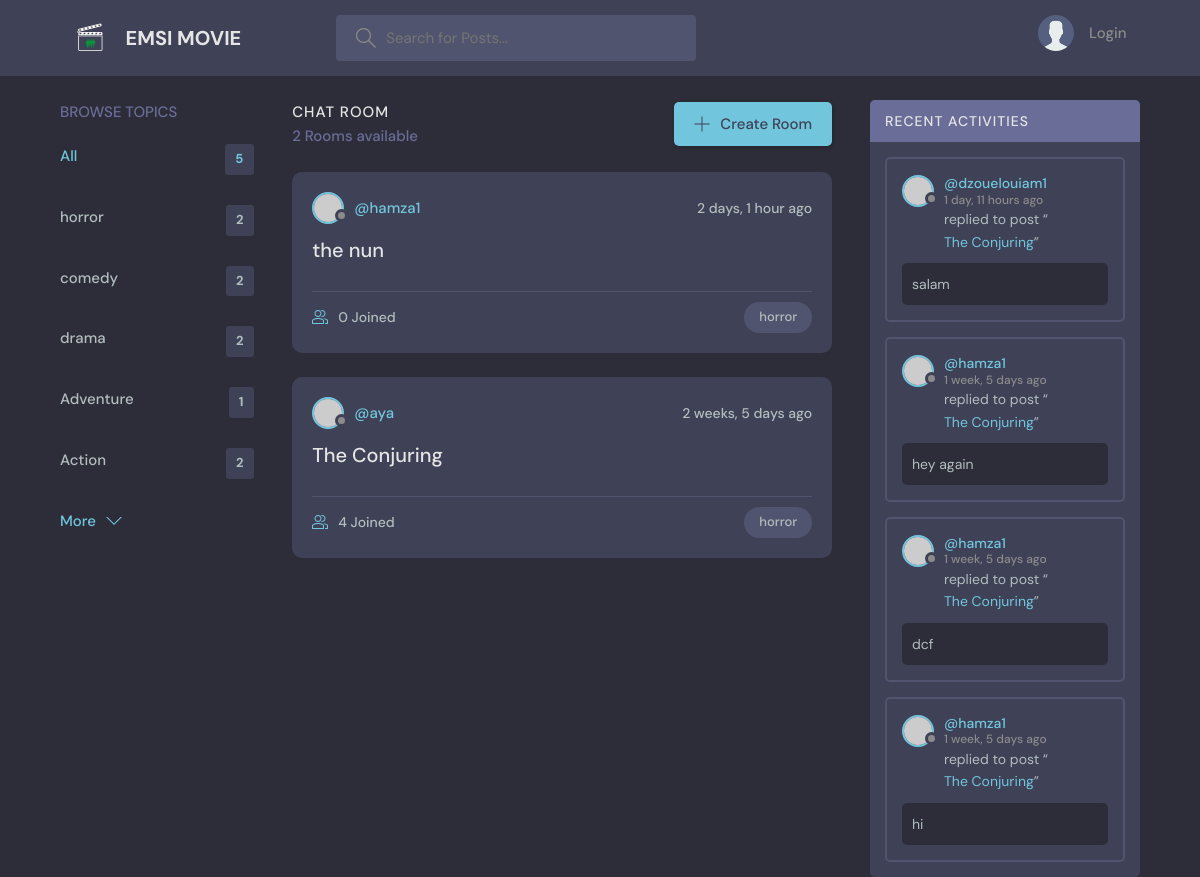
The page /?q=horror on the database its author committed.
### base/models.py (models this page shows, shortened)
class Topic(models.Model):
    name = models.CharField(max_length=200)

class Room(models.Model):
    host = models.ForeignKey(User, on_delete=models.SET_NULL, null=True)
    topic = models.ForeignKey(Topic, on_delete=models.SET_NULL, null=True)
    name = models.CharField(max_length=200)
    description = models.TextField(null=True, blank=True)
    participants =  models.ManyToManyField(
        User, related_name='participants', blank=True)
    updated = models.DateTimeField(auto_now=True)
    created = models.DateTimeField(auto_now_add=True)
    class Meta:
        ordering = [ '-updated', '-created'] #records will be sorted in descending order
    def __str__(self):
        return self.name

class Message(models.Model):
    user = models.ForeignKey(User, on_delete=models.CASCADE)
    room = models.ForeignKey(Room, on_delete=models.CASCADE) #models.SET_NULL
    body = models.TextField()
    updated = models.DateTimeField(auto_now=True)
    created = models.DateTimeField(auto_now_add=True)
    class Meta:
        ordering = [ '-updated', '-created']

### base/views.py (the view)
# urls.py: path('',views.home, name="home"),
def home(request):
    q = request.GET.get('q') if request.GET.get('q') != None else ''
    rooms = Room.objects.filter(
        Q(topic__name__icontains=q) |
        Q(name__icontains=q) |
        Q(description__icontains=q)
    )
    topics = Topic.objects.all()
    room_count = rooms.count()
    room_messages = Message.objects.filter(Q(room__topic__name__icontains=q))
    context = {'rooms': rooms, 'topics': topics,
    'room_count': room_count, 'room_messages': room_messages}
    return render(request, 'base/home.html',context )

### base/templates/base/home.html (shortened to what this page needs)
{% extends 'main.html' %} {% block content %}
<main class="layout layout--3">
  <div class="container">
    {% include 'base/topics_component.html'%}
    <div class="roomList">
      <div class="roomList__header">
        <div>
          <h2>Chat Room</h2>
          <p>{{room_count}} Rooms available</p>
        </div>
        <a class="btn btn--main" href="create-room">
          <svg
            version="1.1"
            xmlns="http://www.w3.org/2000/svg"
            width="32"
            height="32"
            viewBox="0 0 32 32"
          >
            <title>add</title>
            <path
              d="M16.943 0.943h-1.885v14.115h-14.115v1.885h14.115v14.115h1.885v-14.115h14.115v-1.885h-14.115v-14.115z"
            ></path>
          </svg>
          Create Room
        </a>
      </div>
      {% include 'base/feed_component.html' %}
    </div>
    {% include 'base/activity_component.html' %}
  </div>
</main>
{% endblock %}

### base/templates/base/topics_component.html
<div class="topics">
    <div class="topics__header">
      <h2>Browse Topics</h2>
    </div>
    <ul class="topics__list">
      <li>
        <a href="{% url 'home' %}" class="active">All <span>{{topics.count}}</span></a>
      </li>
        {% for topic in topics %}
      <li>
        <a href="{% url 'home' %}?q={{topic.name}}">{{topic.name}}<span>{{topic.room_set.all.count}}</span></a>
      </li>
      {% endfor %}
    </ul>
    <a class="btn btn--link" href="{% url 'topics' %}">
      More
      <svg version="1.1" xmlns="http://www.w3.org/2000/svg" width="32" height="32" viewBox="0 0 32 32">
        <title>chevron-down</title>
        <path d="M16 21l-13-13h-3l16 16 16-16h-3l-13 13z"></path>
      </svg>
    </a>
  </div>

### base/templates/base/feed_component.html (shortened to what this page needs)
{% for room in rooms %}
<div class="roomListRoom">
    <div class="roomListRoom__header">
      <a href="{% url 'user-profile' room.host.id %}" class="roomListRoom__author">
        <div class="avatar avatar--small">
          <img src="https://randomuser.me/api/portraits/women/11.jpg" />
        </div>
        <span>@{{room.host.username}}</span>
      </a>
      <div class="roomListRoom__actions">
        <span>{{room.created|timesince}} ago</span>
      </div>
    </div>
    <div class="roomListRoom__content">
      <a href="{% url 'room' room.id %}">{{room.name}}</a>
    </div>
    <div class="roomListRoom__meta">
      <a href="{% url 'room' room.id %}" class="roomListRoom__joined">
        {{room.participants.all.count}} Joined
      </a>
      <p class="roomListRoom__topic">{{room.topic.name}}</p>
    </div>
</div>
{% endfor %}

### base/templates/base/activity_component.html (shortened to what this page needs)
<div class="activities">
    <div class="activities__header">
      <h2>Recent Activities</h2>
    </div>
    {% for message in room_messages %}
    <div class="activities__box">
      <div class="activities__boxHeader roomListRoom__header">
        <a href="{% url 'user-profile' message.user.id %}" class="roomListRoom__author">
          <div class="avatar avatar--small">
            <img src="https://randomuser.me/api/portraits/women/11.jpg" />
          </div>
          <p>
            @{{message.user}}
            <span>{{message.created|timesince}} ago</span>
          </p>
        </a>
      </div>
      <div class="activities__boxContent">
        <p>replied to post “<a href="{% url 'room' message.room.id  %}">{{message.room}}</a>”</p>
        <div class="activities__boxRoomContent">
          {{message.body}}
        </div>
      </div>
    </div>
    {% endfor %}
  </div>

### rows shown on the page
Topic: name "horror", room_set.all.count "2"
Topic: name "comedy", room_set.all.count "2"
Topic: name "drama", room_set.all.count "2"
Topic: name "Adventure", room_set.all.count "1"
Topic: name "Action", room_set.all.count "2"
Room: host.username "hamza1", created "2 days, 1 hour", name "the nun", participants.all.count "0", topic.name "horror"
Room: host.username "aya", created "2 weeks, 5 days", name "The Conjuring", participants.all.count "4", topic.name "horror"
Message: user "dzouelouiam1", created "1 day, 11 hours", room "The Conjuring", body "salam"
Message: user "hamza1", created "1 week, 5 days", room "The Conjuring", body "hey again"
Message: user "hamza1", created "1 week, 5 days", room "The Conjuring", body "dcf"
Message: user "hamza1", created "1 week, 5 days", room "The Conjuring", body "hi"

### other values the page prints
{{ topics.count }} "5"
{{ room_count }} "2"
